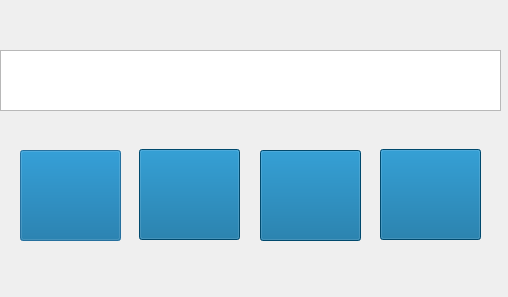
<?xml version="1.0" encoding="UTF-8"?>
<ui version="4.0">
 <class>Mianowanie</class>
 <widget class="QDialog" name="Mianowanie">
  <property name="geometry">
   <rect>
    <x>0</x>
    <y>0</y>
    <width>508</width>
    <height>297</height>
   </rect>
  </property>
  <property name="windowTitle">
   <string>Dialog</string>
  </property>
  <widget class="QTextEdit" name="PanelZapytania">
   <property name="enabled">
    <bool>true</bool>
   </property>
   <property name="geometry">
    <rect>
     <x>0</x>
     <y>50</y>
     <width>501</width>
     <height>61</height>
    </rect>
   </property>
   <property name="font">
    <font>
     <pointsize>14</pointsize>
     <bold>true</bold>
    </font>
   </property>
   <property name="contextMenuPolicy">
    <enum>Qt::PreventContextMenu</enum>
   </property>
   <property name="layoutDirection">
    <enum>Qt::LeftToRight</enum>
   </property>
   <property name="sizeAdjustPolicy">
    <enum>QAbstractScrollArea::AdjustIgnored</enum>
   </property>
   <property name="documentTitle">
    <string/>
   </property>
   <property name="readOnly">
    <bool>true</bool>
   </property>
   <property name="html">
    <string>&lt;!DOCTYPE HTML PUBLIC &quot;-//W3C//DTD HTML 4.0//EN&quot; &quot;http://www.w3.org/TR/REC-html40/strict.dtd&quot;&gt;
&lt;html&gt;&lt;head&gt;&lt;meta name=&quot;qrichtext&quot; content=&quot;1&quot; /&gt;&lt;meta charset=&quot;utf-8&quot; /&gt;&lt;style type=&quot;text/css&quot;&gt;
p, li { white-space: pre-wrap; }
&lt;/style&gt;&lt;/head&gt;&lt;body style=&quot; font-family:'Segoe UI'; font-size:14pt; font-weight:700; font-style:normal;&quot;&gt;
&lt;p align=&quot;center&quot; style=&quot;-qt-paragraph-type:empty; margin-top:0px; margin-bottom:0px; margin-left:0px; margin-right:0px; -qt-block-indent:0; text-indent:0px; font-weight:400;&quot;&gt;&lt;br /&gt;&lt;/p&gt;&lt;/body&gt;&lt;/html&gt;</string>
   </property>
  </widget>
  <widget class="QPushButton" name="przyciskSkoczek">
   <property name="geometry">
    <rect>
     <x>20</x>
     <y>150</y>
     <width>101</width>
     <height>91</height>
    </rect>
   </property>
   <property name="styleSheet">
    <string notr="true">QPushButton {
 background-color: #006699;
}
</string>
   </property>
   <property name="text">
    <string/>
   </property>
   <property name="icon">
    <iconset resource="Zasoby.qrc">
     <normaloff>:/zdjecia/skoczek_bialy.png</normaloff>:/zdjecia/skoczek_bialy.png</iconset>
   </property>
   <property name="iconSize">
    <size>
     <width>64</width>
     <height>64</height>
    </size>
   </property>
  </widget>
  <widget class="QPushButton" name="przyciskGoniec">
   <property name="geometry">
    <rect>
     <x>139</x>
     <y>149</y>
     <width>101</width>
     <height>91</height>
    </rect>
   </property>
   <property name="styleSheet">
    <string notr="true">QPushButton {
 background-color: #006699;
}
</string>
   </property>
   <property name="text">
    <string/>
   </property>
   <property name="icon">
    <iconset resource="Zasoby.qrc">
     <normaloff>:/zdjecia/goniec_bialy.png</normaloff>:/zdjecia/goniec_bialy.png</iconset>
   </property>
   <property name="iconSize">
    <size>
     <width>64</width>
     <height>64</height>
    </size>
   </property>
  </widget>
  <widget class="QPushButton" name="przyciskWieza">
   <property name="geometry">
    <rect>
     <x>260</x>
     <y>150</y>
     <width>101</width>
     <height>91</height>
    </rect>
   </property>
   <property name="styleSheet">
    <string notr="true">QPushButton {
 background-color: #006699;
}
</string>
   </property>
   <property name="text">
    <string/>
   </property>
   <property name="icon">
    <iconset resource="Zasoby.qrc">
     <normaloff>:/zdjecia/wieza_biala.png</normaloff>:/zdjecia/wieza_biala.png</iconset>
   </property>
   <property name="iconSize">
    <size>
     <width>64</width>
     <height>64</height>
    </size>
   </property>
  </widget>
  <widget class="QPushButton" name="przyciskHetman">
   <property name="geometry">
    <rect>
     <x>380</x>
     <y>149</y>
     <width>101</width>
     <height>91</height>
    </rect>
   </property>
   <property name="styleSheet">
    <string notr="true">QPushButton {
 background-color: #006699;
}
</string>
   </property>
   <property name="text">
    <string/>
   </property>
   <property name="icon">
    <iconset resource="Zasoby.qrc">
     <normaloff>:/zdjecia/hetman_bialy.png</normaloff>:/zdjecia/hetman_bialy.png</iconset>
   </property>
   <property name="iconSize">
    <size>
     <width>64</width>
     <height>64</height>
    </size>
   </property>
  </widget>
 </widget>
 <resources>
  <include location="Zasoby.qrc"/>
 </resources>
 <connections/>
</ui>
